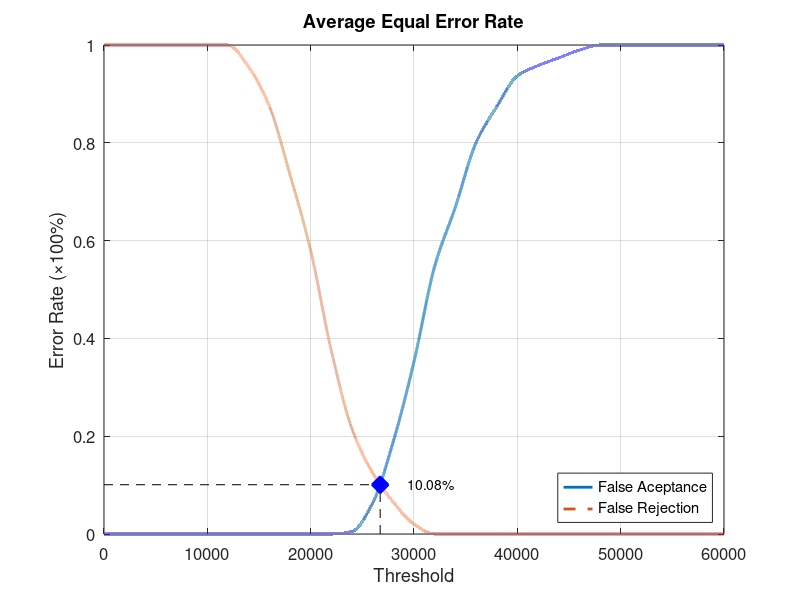
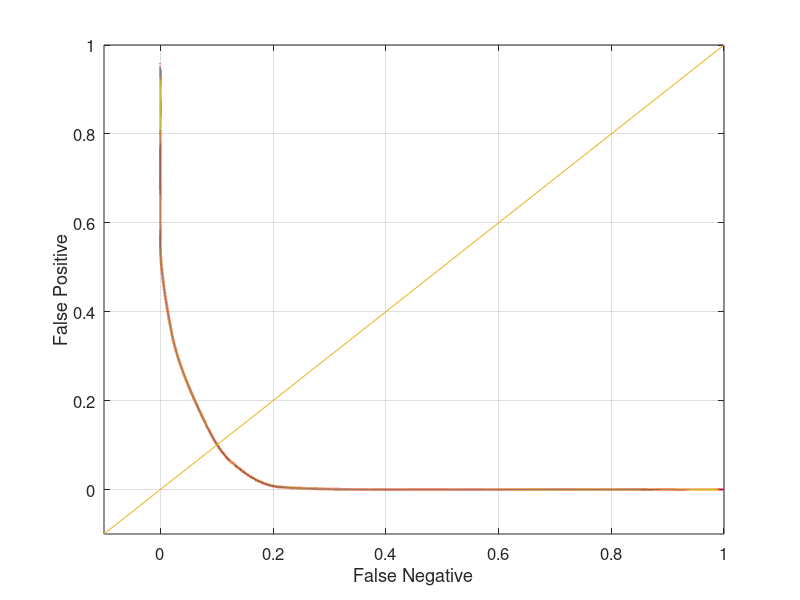

Source code (MATLAB) for these figures, in order:
function yEER = Database1_2
close all;
clear;
clc;
x = 0:2000:60000;
xq = 0:0.5:60000;

y0 = [0 0 0 0 0 0 0 0 0 0 0 0 0.00526316 0.0631579 0.189474 0.352632 0.547368 0.668421 0.8 0.873684 0.936842 0.957895 0.973684 0.989474 1 1 1 1 1 1 1];
yy0 = interp1(x, y0, xq, 'pchip');
y1 = [1 1 1 1 1 1 1 0.955 0.875 0.735 0.58 0.375 0.215 0.125 0.065 0.02 0 0 0 0 0 0 0 0 0 0 0 0 0 0 0];
yy1 = interp1(x, y1, xq, 'pchip');

% Calculating EER: 
y2 = abs(y0 - y1);
find(y2 == min(y2))
yy2 = abs(yy0 - yy1);
xEER = find(yy2 == min(yy2));
xEERIndex = xq(xEER) % X-axis EER
yEER = yy0(xEER) % Y-axis EER

main = figure
plot(xq, yy0,'-','LineWidth', 2);	hold on
plot(xq, yy1,'--','LineWidth', 2);	hold on
plot([xEERIndex xEERIndex], [0 yEER], 'k--');	hold on
plot([0 xEERIndex], [yEER yEER], 'k--');	hold on
plot(xEERIndex, yEER, 'bx', 'LineWidth', 10);	hold on
text(xEERIndex + 10 * xEERIndex / 100, yEER, [num2str(round((10000 * yEER)) / 100) '%'])
legend('False Aceptance', 'False Rejection', 'Location', 'SouthEast')
xlabel('Threshold')
ylabel('Error Rate (\times100%)')
title('Average Equal Error Rate')
set(gca, 'FontSize', 12)
axis([0 60000 0 1])
grid on

print(main, 'Database1_2Main', '-dpng');
FNRxFPR = figure('Color', [1 1 1]);
plot(yy1, yy0, '-', yy1, yy0, 'LineWidth', 2);
hold on
y = -0.1:0.1:1
plot(y, y); 
set(gca, 'FontSize', 12)
xlabel('False Negative')
ylabel('False Positive')
axis([-0.1 1 -0.1 1])
set(gca, 'FontSize', 12)
grid on

print(FNRxFPR, 'Database1_2FNRxFPR','-dpng');
end
